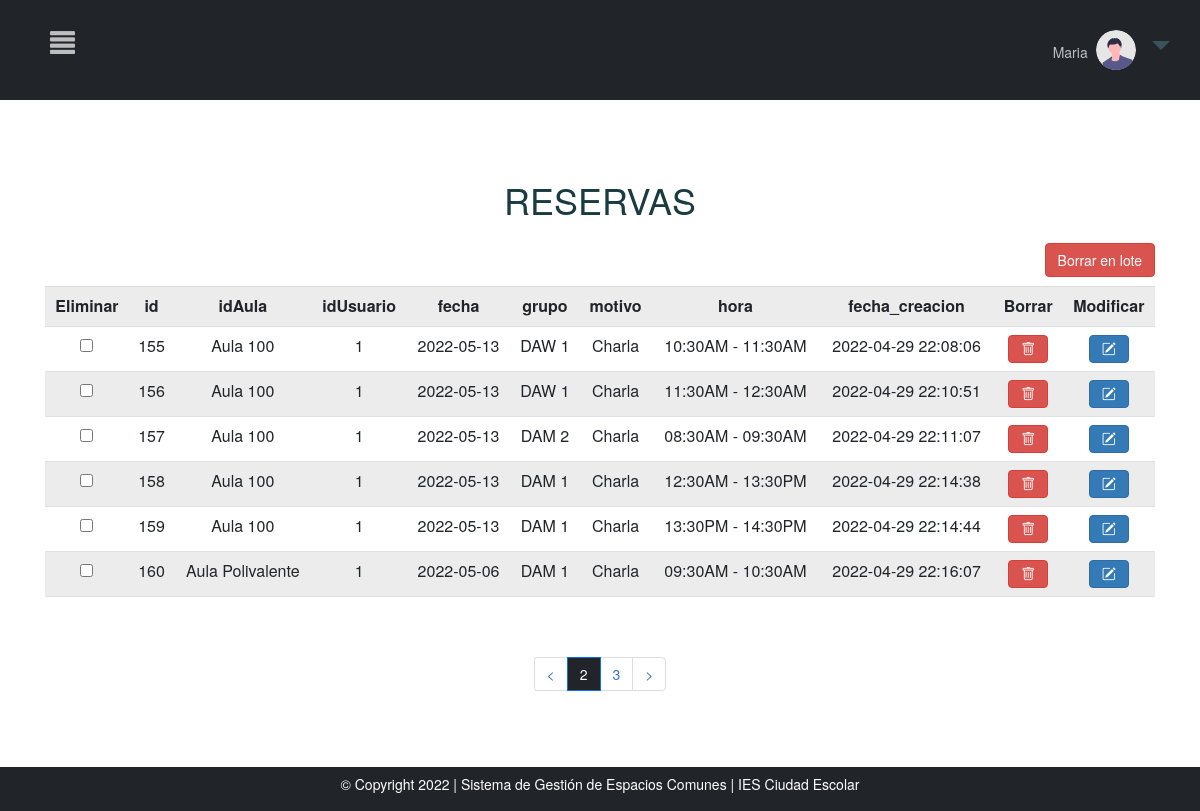
/MVC_proyectofinal/inicio.php?c=crudReservas&page=2 (signed in), run on an earlier commit of the app's database.
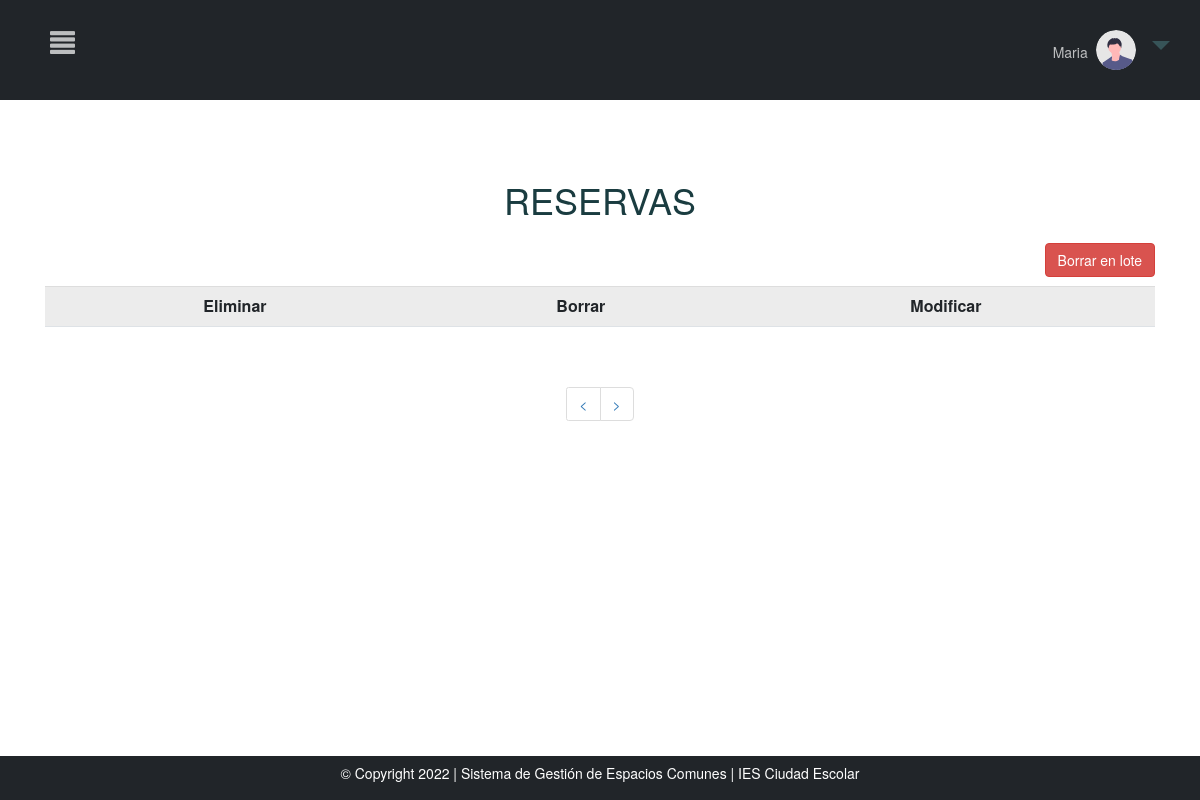
And on a later commit of the database.
### tables this page shows
CREATE TABLE `reservas` (
  `id` int(11) NOT NULL,
  `idAula` varchar(220) NOT NULL,
  `idUsuario` int(11) UNSIGNED NOT NULL,
  `fecha` date NOT NULL,
  `grupo` varchar(255) NOT NULL,
  `motivo` varchar(255) NOT NULL,
  `hora` varchar(255) NOT NULL,
  `fecha_creacion` timestamp NOT NULL DEFAULT current_timestamp() ON UPDATE current_timestamp()
);

### MVC_proyectofinal/controller/controller.php (called while the page is built, shortened)
<?php
require_once ("models/crud.php");
class Control{
    function __construct()
    {
        $this->crud=new Crud();
    }
    function crudReservas(){
        include_once ("views/crudReservas.php");
    }
}
?>

### MVC_proyectofinal/models/conexion.php (called while the page is built)
<?php
class Conexion{
    public function conexion(){
        try{
            $conexion=new PDO("mysql:host=localhost:33065;dbname=sgec","root","");
            $conexion->setAttribute(PDO::ATTR_ERRMODE,PDO::ERRMODE_EXCEPTION);
            return $conexion;
        }
        catch(PDOException $e){
            echo $e->getMessage();
            return null;
        }
    }
}
?>

### MVC_proyectofinal/models/crud.php (called while the page is built, shortened)
<?php
include("conexion.php");
class Crud extends Conexion{
    private $conexion;
    function __construct()
    {
        $this->conexion=parent::conexion();
    }
    function crudReservas($opc,$iteams_pagina=null,$offset=null){
        if($opc==1){
            $sql="SELECT count(*) FROM reservas";
            $consulta=$this->conexion->prepare($sql);
            $consulta->execute();
            $count=$consulta->fetch(PDO::FETCH_NUM);
            return $count;
        }
        elseif($opc==2){
            $sql="SELECT * FROM reservas ORDER BY id ASC LIMIT ".$iteams_pagina." OFFSET ".$offset."";
            $consulta=$this->conexion->prepare($sql);
            $consulta->execute();
            $consult=$consulta->fetchAll(PDO::FETCH_ASSOC);
            $keys=array_keys($consult[0]);
            return array($consult,$keys);
        }
    }
}
?>

### MVC_proyectofinal/views/crudReservas.php (the view, shortened to what the changed rows need)
<html lang="en" style="    overflow-x: hidden;">
<head>
<link rel="stylesheet" href="https://cdn.jsdelivr.net/npm/bootstrap-icons@1.8.1/font/bootstrap-icons.css">
<link href="https://cdn.jsdelivr.net/npm/bootstrap@5.0.2/dist/css/bootstrap.min.css" rel="stylesheet">
</head>
<body>
<?php include "menu.php";
$count=$this->crud->crudReservas(1);
if($count[0]==0){
    echo '<div class="container" style="margin-top:60px;margin-right:80px">
    <div class="row">
    <div class="col-md-12 ">
    <h1 class="display-1" style="color:#1A3C40"> No se han realizado reservas aún</h1>
    </div>
    </div>
    </div>';}
else{
$iteams_pagina=6;
$total_pages=ceil($count[0]/$iteams_pagina);
$page=0;
if(isset($_GET["page"]) && !empty($_GET["page"])){
    $page=$_GET["page"];
}else{
    $page=1;
}
$offset=($page-1) * $iteams_pagina;
$result=$this->crud->crudReservas(2,$iteams_pagina,$offset);
    ?>
<div class="container" style="margin-top:5%">
<div class="row">
                <div class="col-md-12 " style="border:none">
<h1 style="color:#1A3C40; text-align:center; margin-bottom:5%; background-color:white" >RESERVAS</h1>
<?php
       echo '
       <div class="row">
                       <div class="col-md-12">';
 echo '<div class="table-responsive-sm">
       <table class="table table-striped bg-white table-hover" style="text-align: center; margin-top:1%">';
        echo "<tr ><th>Eliminar</th>";
        foreach($result[1] as $indice){
            echo "<th>".$indice."</th>";
        }
        echo "<th>Borrar</th>";
        echo "<th>Modificar</th>";
        echo "</tr>";
        ?>
<form action="?c=borrarReservas&pag=<?php echo $_GET["page"]?>" method="post">
        <?php
        foreach($result[0] as $indice=>$dato){
            echo "<td><input type='checkbox' name='eliminar[]' value=' ".$dato['id']."'</td>";
            foreach($dato as $x=>$y){
                echo "<td>".$y."</td>";
            }
            ?>
            <td>
            <a class="btn btn-danger"  href="?c=borrarReservas&id=<?php echo $dato["id"] ?>&pag=<?php echo $_GET["page"]?>"><i class="bi bi-trash"></i></a>
            </td>
            <td><button  title="Modificar" class="btn btn-primary" name="modificar" value="<?php echo $dato["id"] ?>"> <i class="bi bi-pencil-square"></i></button></td>
            <?php
            }
  ?>
           </table>
        </div>
        </div>
    </div>
 <?php
echo "<br>";
?>
<div style="margin-bottom: 100px;
    display: flex;
    justify-content: center">
    <nav aria-label="...">
		<ul class="pagination">
            <li class="page-item active" >
				<?php for($i=0;$i<=$total_pages;$i++):
                    if($i==$_GET["page"]){
                    ?>
                    <a class="page-link" style="color: white!important;
                    background-color: #212529!important;" href="inicio.php?c=crudReservas&page=<?php echo $_GET['page']?>"><?php echo $i ?></a>
                    </li>
                    <li class="page-item" style="<?php echo $i==$total_pages ? 'display:none' : '' ?>">
                    <a class="page-link" href="inicio.php?c=crudReservas&page=<?php echo $_GET['page']+1?>"><?php echo $i+1 ?></a>
				<?php }
                endfor ?>
                    </li>
		</ul>
    </nav>
</div>
<?php } ?>
</body>
</html>

What changed in the data, as far as the page shows it:
removed reservas: id "155", idAula "Aula 100", idUsuario "1", fecha "2022-05-13", grupo "DAW 1", motivo "Charla", hora "10:30AM - 11:30AM", fecha_creacion "2022-04-29 22:08:06"
removed reservas: id "156", idAula "Aula 100", idUsuario "1", fecha "2022-05-13", grupo "DAW 1", motivo "Charla", hora "11:30AM - 12:30AM", fecha_creacion "2022-04-29 22:10:51"
removed reservas: id "157", idAula "Aula 100", idUsuario "1", fecha "2022-05-13", grupo "DAM 2", motivo "Charla", hora "08:30AM - 09:30AM", fecha_creacion "2022-04-29 22:11:07"
removed reservas: id "158", idAula "Aula 100", idUsuario "1", fecha "2022-05-13", grupo "DAM 1", motivo "Charla", hora "12:30AM - 13:30PM", fecha_creacion "2022-04-29 22:14:38"
removed reservas: id "159", idAula "Aula 100", idUsuario "1", fecha "2022-05-13", grupo "DAM 1", motivo "Charla", hora "13:30PM - 14:30PM", fecha_creacion "2022-04-29 22:14:44"
removed reservas: id "160", idAula "Aula Polivalente", idUsuario "1", fecha "2022-05-06", grupo "DAM 1", motivo "Charla", hora "09:30AM - 10:30AM", fecha_creacion "2022-04-29 22:16:07"
Also different on the page:
list line gone: "id"
list line gone: "idAula"
list line gone: "idUsuario"
list line gone: "fecha"
list line gone: "grupo"
list line gone: "motivo"
list line gone: "hora"
list line gone: "fecha_creacion"
list line gone: "2 3"
